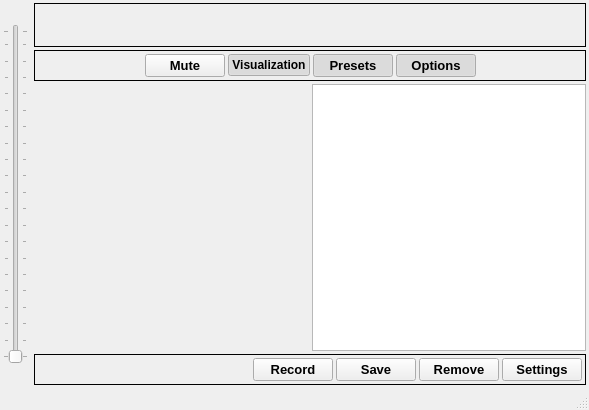
<?xml version="1.0" encoding="UTF-8"?>
<ui version="4.0">
 <class>MainWindow</class>
 <widget class="QMainWindow" name="MainWindow">
  <property name="geometry">
   <rect>
    <x>0</x>
    <y>0</y>
    <width>589</width>
    <height>410</height>
   </rect>
  </property>
  <property name="sizePolicy">
   <sizepolicy hsizetype="Preferred" vsizetype="Preferred">
    <horstretch>0</horstretch>
    <verstretch>0</verstretch>
   </sizepolicy>
  </property>
  <property name="baseSize">
   <size>
    <width>600</width>
    <height>400</height>
   </size>
  </property>
  <property name="windowTitle">
   <string>Finny - the RadioShark2 Manager</string>
  </property>
  <property name="windowIcon">
   <iconset resource="../finny.qrc">
    <normaloff>:/finny/assets/radioshark.png</normaloff>:/finny/assets/radioshark.png</iconset>
  </property>
  <property name="iconSize">
   <size>
    <width>24</width>
    <height>24</height>
   </size>
  </property>
  <property name="animated">
   <bool>true</bool>
  </property>
  <widget class="QWidget" name="centralwidget">
   <property name="sizePolicy">
    <sizepolicy hsizetype="Minimum" vsizetype="Minimum">
     <horstretch>0</horstretch>
     <verstretch>100</verstretch>
    </sizepolicy>
   </property>
   <property name="baseSize">
    <size>
     <width>0</width>
     <height>200</height>
    </size>
   </property>
   <property name="autoFillBackground">
    <bool>true</bool>
   </property>
   <layout class="QVBoxLayout" name="verticalLayout" stretch="0">
    <property name="spacing">
     <number>0</number>
    </property>
    <property name="leftMargin">
     <number>3</number>
    </property>
    <property name="topMargin">
     <number>0</number>
    </property>
    <property name="rightMargin">
     <number>0</number>
    </property>
    <property name="bottomMargin">
     <number>0</number>
    </property>
    <item>
     <widget class="QWidget" name="widget_2" native="true">
      <layout class="QHBoxLayout" name="horizontalLayout_8">
       <property name="spacing">
        <number>3</number>
       </property>
       <property name="margin">
        <number>0</number>
       </property>
       <item>
        <widget class="QWidget" name="widget" native="true">
         <layout class="QHBoxLayout" name="horizontalLayout_3">
          <property name="spacing">
           <number>0</number>
          </property>
          <property name="leftMargin">
           <number>0</number>
          </property>
          <property name="topMargin">
           <number>24</number>
          </property>
          <property name="rightMargin">
           <number>0</number>
          </property>
          <property name="bottomMargin">
           <number>24</number>
          </property>
          <item>
           <widget class="QSlider" name="Volume">
            <property name="font">
             <font>
              <weight>50</weight>
              <bold>false</bold>
             </font>
            </property>
            <property name="singleStep">
             <number>5</number>
            </property>
            <property name="orientation">
             <enum>Qt::Vertical</enum>
            </property>
            <property name="invertedAppearance">
             <bool>false</bool>
            </property>
            <property name="invertedControls">
             <bool>false</bool>
            </property>
            <property name="tickPosition">
             <enum>QSlider::TicksBothSides</enum>
            </property>
           </widget>
          </item>
         </layout>
        </widget>
       </item>
       <item>
        <widget class="QWidget" name="widget_3" native="true">
         <layout class="QVBoxLayout" name="verticalLayout_3">
          <property name="spacing">
           <number>3</number>
          </property>
          <property name="margin">
           <number>3</number>
          </property>
          <item>
           <widget class="QFrame" name="ControlsPanel">
            <property name="sizePolicy">
             <sizepolicy hsizetype="Preferred" vsizetype="Fixed">
              <horstretch>0</horstretch>
              <verstretch>0</verstretch>
             </sizepolicy>
            </property>
            <property name="frameShape">
             <enum>QFrame::Box</enum>
            </property>
            <layout class="QHBoxLayout" name="horizontalLayout_2">
             <property name="spacing">
              <number>3</number>
             </property>
             <property name="margin">
              <number>3</number>
             </property>
             <item>
              <widget class="QPushButton" name="FastUp">
               <property name="sizePolicy">
                <sizepolicy hsizetype="Preferred" vsizetype="Minimum">
                 <horstretch>0</horstretch>
                 <verstretch>0</verstretch>
                </sizepolicy>
               </property>
               <property name="text">
                <string/>
               </property>
               <property name="icon">
                <iconset resource="../finny.qrc">
                 <normaloff>:/finny/assets/fast_left_arrow.png</normaloff>:/finny/assets/fast_left_arrow.png</iconset>
               </property>
               <property name="iconSize">
                <size>
                 <width>56</width>
                 <height>56</height>
                </size>
               </property>
               <property name="autoRepeat">
                <bool>true</bool>
               </property>
               <property name="autoExclusive">
                <bool>true</bool>
               </property>
               <property name="autoRepeatDelay">
                <number>1000</number>
               </property>
               <property name="flat">
                <bool>true</bool>
               </property>
              </widget>
             </item>
             <item>
              <widget class="QPushButton" name="FreqUp">
               <property name="sizePolicy">
                <sizepolicy hsizetype="Fixed" vsizetype="Minimum">
                 <horstretch>0</horstretch>
                 <verstretch>0</verstretch>
                </sizepolicy>
               </property>
               <property name="mouseTracking">
                <bool>true</bool>
               </property>
               <property name="text">
                <string/>
               </property>
               <property name="icon">
                <iconset resource="../finny.qrc">
                 <normaloff>:/finny/assets/left_arrow.png</normaloff>:/finny/assets/left_arrow.png</iconset>
               </property>
               <property name="iconSize">
                <size>
                 <width>56</width>
                 <height>56</height>
                </size>
               </property>
               <property name="autoRepeat">
                <bool>true</bool>
               </property>
               <property name="autoExclusive">
                <bool>true</bool>
               </property>
               <property name="autoRepeatDelay">
                <number>1000</number>
               </property>
               <property name="flat">
                <bool>true</bool>
               </property>
              </widget>
             </item>
             <item>
              <widget class="QPushButton" name="Frequency">
               <property name="sizePolicy">
                <sizepolicy hsizetype="Fixed" vsizetype="Minimum">
                 <horstretch>0</horstretch>
                 <verstretch>0</verstretch>
                </sizepolicy>
               </property>
               <property name="minimumSize">
                <size>
                 <width>150</width>
                 <height>0</height>
                </size>
               </property>
               <property name="maximumSize">
                <size>
                 <width>150</width>
                 <height>16777215</height>
                </size>
               </property>
               <property name="baseSize">
                <size>
                 <width>150</width>
                 <height>75</height>
                </size>
               </property>
               <property name="font">
                <font>
                 <pointsize>18</pointsize>
                 <weight>75</weight>
                 <bold>true</bold>
                </font>
               </property>
               <property name="text">
                <string/>
               </property>
               <property name="flat">
                <bool>true</bool>
               </property>
              </widget>
             </item>
             <item>
              <widget class="QPushButton" name="FreqDown">
               <property name="sizePolicy">
                <sizepolicy hsizetype="Fixed" vsizetype="Minimum">
                 <horstretch>0</horstretch>
                 <verstretch>0</verstretch>
                </sizepolicy>
               </property>
               <property name="layoutDirection">
                <enum>Qt::RightToLeft</enum>
               </property>
               <property name="text">
                <string/>
               </property>
               <property name="icon">
                <iconset resource="../finny.qrc">
                 <normaloff>:/finny/assets/right_arrow.png</normaloff>:/finny/assets/right_arrow.png</iconset>
               </property>
               <property name="iconSize">
                <size>
                 <width>56</width>
                 <height>56</height>
                </size>
               </property>
               <property name="autoRepeat">
                <bool>true</bool>
               </property>
               <property name="autoExclusive">
                <bool>true</bool>
               </property>
               <property name="autoRepeatDelay">
                <number>1000</number>
               </property>
               <property name="flat">
                <bool>true</bool>
               </property>
              </widget>
             </item>
             <item>
              <widget class="QPushButton" name="FastDown">
               <property name="sizePolicy">
                <sizepolicy hsizetype="Preferred" vsizetype="Minimum">
                 <horstretch>0</horstretch>
                 <verstretch>0</verstretch>
                </sizepolicy>
               </property>
               <property name="text">
                <string/>
               </property>
               <property name="icon">
                <iconset resource="../finny.qrc">
                 <normaloff>:/finny/assets/fast_right_arrow.png</normaloff>:/finny/assets/fast_right_arrow.png</iconset>
               </property>
               <property name="iconSize">
                <size>
                 <width>56</width>
                 <height>56</height>
                </size>
               </property>
               <property name="autoRepeat">
                <bool>true</bool>
               </property>
               <property name="autoExclusive">
                <bool>true</bool>
               </property>
               <property name="autoRepeatDelay">
                <number>1000</number>
               </property>
               <property name="flat">
                <bool>true</bool>
               </property>
              </widget>
             </item>
            </layout>
           </widget>
          </item>
          <item>
           <widget class="QFrame" name="ButtonsPanel">
            <property name="sizePolicy">
             <sizepolicy hsizetype="Preferred" vsizetype="Fixed">
              <horstretch>0</horstretch>
              <verstretch>0</verstretch>
             </sizepolicy>
            </property>
            <property name="frameShape">
             <enum>QFrame::Box</enum>
            </property>
            <property name="frameShadow">
             <enum>QFrame::Plain</enum>
            </property>
            <layout class="QHBoxLayout" name="horizontalLayout_4">
             <property name="spacing">
              <number>3</number>
             </property>
             <property name="margin">
              <number>3</number>
             </property>
             <item>
              <spacer name="horizontalSpacer_2">
               <property name="orientation">
                <enum>Qt::Horizontal</enum>
               </property>
               <property name="sizeHint" stdset="0">
                <size>
                 <width>40</width>
                 <height>20</height>
                </size>
               </property>
              </spacer>
             </item>
             <item>
              <widget class="QPushButton" name="Mute">
               <property name="font">
                <font>
                 <pointsize>10</pointsize>
                 <weight>75</weight>
                 <bold>true</bold>
                </font>
               </property>
               <property name="text">
                <string>Mute</string>
               </property>
               <property name="icon">
                <iconset resource="../finny.qrc">
                 <normaloff>:/finny/assets/sound_on.png</normaloff>
                 <activeon>:/finny/assets/sound_off.png</activeon>:/finny/assets/sound_on.png</iconset>
               </property>
               <property name="checkable">
                <bool>true</bool>
               </property>
              </widget>
             </item>
             <item>
              <widget class="QPushButton" name="ShowVisualization">
               <property name="font">
                <font>
                 <weight>75</weight>
                 <bold>true</bold>
                </font>
               </property>
               <property name="text">
                <string>Visualization</string>
               </property>
               <property name="icon">
                <iconset resource="../finny.qrc">
                 <normaloff>:/finny/assets/vizualization.png</normaloff>:/finny/assets/vizualization.png</iconset>
               </property>
               <property name="checkable">
                <bool>true</bool>
               </property>
               <property name="checked">
                <bool>true</bool>
               </property>
              </widget>
             </item>
             <item>
              <widget class="QPushButton" name="ShowPresets">
               <property name="font">
                <font>
                 <pointsize>10</pointsize>
                 <weight>75</weight>
                 <bold>true</bold>
                </font>
               </property>
               <property name="text">
                <string>Presets</string>
               </property>
               <property name="icon">
                <iconset resource="../finny.qrc">
                 <normaloff>:/finny/assets/onebit_39.png</normaloff>:/finny/assets/onebit_39.png</iconset>
               </property>
               <property name="checkable">
                <bool>true</bool>
               </property>
               <property name="checked">
                <bool>true</bool>
               </property>
              </widget>
             </item>
             <item>
              <widget class="QPushButton" name="ShowOptions">
               <property name="font">
                <font>
                 <pointsize>10</pointsize>
                 <weight>75</weight>
                 <bold>true</bold>
                </font>
               </property>
               <property name="text">
                <string>Options</string>
               </property>
               <property name="icon">
                <iconset resource="../finny.qrc">
                 <normaloff>:/finny/assets/onebit_44.png</normaloff>:/finny/assets/onebit_44.png</iconset>
               </property>
               <property name="checkable">
                <bool>true</bool>
               </property>
               <property name="checked">
                <bool>true</bool>
               </property>
              </widget>
             </item>
             <item>
              <spacer name="horizontalSpacer">
               <property name="orientation">
                <enum>Qt::Horizontal</enum>
               </property>
               <property name="sizeHint" stdset="0">
                <size>
                 <width>40</width>
                 <height>20</height>
                </size>
               </property>
              </spacer>
             </item>
            </layout>
           </widget>
          </item>
          <item>
           <widget class="QWidget" name="DisplayWidget" native="true">
            <property name="sizePolicy">
             <sizepolicy hsizetype="Preferred" vsizetype="Minimum">
              <horstretch>0</horstretch>
              <verstretch>0</verstretch>
             </sizepolicy>
            </property>
            <layout class="QHBoxLayout" name="horizontalLayout">
             <property name="spacing">
              <number>3</number>
             </property>
             <property name="margin">
              <number>0</number>
             </property>
             <item>
              <widget class="QWidget" name="Visualization" native="true"/>
             </item>
             <item>
              <widget class="QListView" name="Presets">
               <property name="sizePolicy">
                <sizepolicy hsizetype="Preferred" vsizetype="Preferred">
                 <horstretch>0</horstretch>
                 <verstretch>0</verstretch>
                </sizepolicy>
               </property>
               <property name="maximumSize">
                <size>
                 <width>16777215</width>
                 <height>16777215</height>
                </size>
               </property>
               <property name="font">
                <font>
                 <pointsize>14</pointsize>
                </font>
               </property>
               <property name="horizontalScrollBarPolicy">
                <enum>Qt::ScrollBarAlwaysOff</enum>
               </property>
               <property name="alternatingRowColors">
                <bool>true</bool>
               </property>
              </widget>
             </item>
            </layout>
           </widget>
          </item>
          <item>
           <widget class="QFrame" name="Options">
            <property name="sizePolicy">
             <sizepolicy hsizetype="Preferred" vsizetype="Maximum">
              <horstretch>0</horstretch>
              <verstretch>0</verstretch>
             </sizepolicy>
            </property>
            <property name="frameShape">
             <enum>QFrame::Box</enum>
            </property>
            <layout class="QHBoxLayout" name="horizontalLayout_5">
             <property name="spacing">
              <number>3</number>
             </property>
             <property name="margin">
              <number>3</number>
             </property>
             <item>
              <widget class="QLabel" name="ERRORS">
               <property name="text">
                <string/>
               </property>
              </widget>
             </item>
             <item>
              <spacer name="horizontalSpacer_5">
               <property name="orientation">
                <enum>Qt::Horizontal</enum>
               </property>
               <property name="sizeHint" stdset="0">
                <size>
                 <width>40</width>
                 <height>20</height>
                </size>
               </property>
              </spacer>
             </item>
             <item>
              <widget class="QPushButton" name="Record">
               <property name="font">
                <font>
                 <pointsize>10</pointsize>
                 <weight>75</weight>
                 <bold>true</bold>
                </font>
               </property>
               <property name="text">
                <string>Record</string>
               </property>
               <property name="icon">
                <iconset resource="../finny.qrc">
                 <normaloff>:/finny/assets/onebit_12.png</normaloff>:/finny/assets/onebit_12.png</iconset>
               </property>
               <property name="checkable">
                <bool>true</bool>
               </property>
              </widget>
             </item>
             <item>
              <widget class="QPushButton" name="SavePreset">
               <property name="font">
                <font>
                 <pointsize>10</pointsize>
                 <weight>75</weight>
                 <bold>true</bold>
                </font>
               </property>
               <property name="text">
                <string>Save</string>
               </property>
               <property name="icon">
                <iconset resource="../finny.qrc">
                 <normaloff>:/finny/assets/onebit_34.png</normaloff>:/finny/assets/onebit_34.png</iconset>
               </property>
              </widget>
             </item>
             <item>
              <widget class="QPushButton" name="RemovePreset">
               <property name="font">
                <font>
                 <pointsize>10</pointsize>
                 <weight>75</weight>
                 <bold>true</bold>
                </font>
               </property>
               <property name="text">
                <string>Remove</string>
               </property>
               <property name="icon">
                <iconset resource="../finny.qrc">
                 <normaloff>:/finny/assets/onebit_33.png</normaloff>:/finny/assets/onebit_33.png</iconset>
               </property>
              </widget>
             </item>
             <item>
              <widget class="QPushButton" name="Settings">
               <property name="font">
                <font>
                 <pointsize>10</pointsize>
                 <weight>75</weight>
                 <bold>true</bold>
                </font>
               </property>
               <property name="text">
                <string>Settings</string>
               </property>
               <property name="icon">
                <iconset resource="../finny.qrc">
                 <normaloff>:/finny/assets/settings.png</normaloff>:/finny/assets/settings.png</iconset>
               </property>
              </widget>
             </item>
            </layout>
           </widget>
          </item>
         </layout>
        </widget>
       </item>
      </layout>
     </widget>
    </item>
   </layout>
  </widget>
  <widget class="QStatusBar" name="statusbar">
   <property name="sizePolicy">
    <sizepolicy hsizetype="Preferred" vsizetype="Minimum">
     <horstretch>0</horstretch>
     <verstretch>0</verstretch>
    </sizepolicy>
   </property>
  </widget>
  <action name="actionStart_Recording">
   <property name="text">
    <string>Start Recording</string>
   </property>
  </action>
  <action name="actionStop_Recording">
   <property name="text">
    <string>Stop Recording</string>
   </property>
  </action>
  <action name="actionSettings">
   <property name="text">
    <string>Settings</string>
   </property>
  </action>
  <action name="actionAbout">
   <property name="text">
    <string>About</string>
   </property>
  </action>
 </widget>
 <resources>
  <include location="../finny.qrc"/>
 </resources>
 <connections>
  <connection>
   <sender>FreqUp</sender>
   <signal>pressed()</signal>
   <receiver>MainWindow</receiver>
   <slot>OnFreqUp()</slot>
   <hints>
    <hint type="sourcelabel">
     <x>165</x>
     <y>92</y>
    </hint>
    <hint type="destinationlabel">
     <x>408</x>
     <y>231</y>
    </hint>
   </hints>
  </connection>
  <connection>
   <sender>FreqDown</sender>
   <signal>pressed()</signal>
   <receiver>MainWindow</receiver>
   <slot>OnFreqDown()</slot>
   <hints>
    <hint type="sourcelabel">
     <x>370</x>
     <y>92</y>
    </hint>
    <hint type="destinationlabel">
     <x>408</x>
     <y>231</y>
    </hint>
   </hints>
  </connection>
  <connection>
   <sender>Mute</sender>
   <signal>toggled(bool)</signal>
   <receiver>Volume</receiver>
   <slot>setDisabled(bool)</slot>
   <hints>
    <hint type="sourcelabel">
     <x>401</x>
     <y>130</y>
    </hint>
    <hint type="destinationlabel">
     <x>497</x>
     <y>277</y>
    </hint>
   </hints>
  </connection>
  <connection>
   <sender>Volume</sender>
   <signal>valueChanged(int)</signal>
   <receiver>MainWindow</receiver>
   <slot>OnVolume(int)</slot>
   <hints>
    <hint type="sourcelabel">
     <x>492</x>
     <y>277</y>
    </hint>
    <hint type="destinationlabel">
     <x>411</x>
     <y>238</y>
    </hint>
   </hints>
  </connection>
  <connection>
   <sender>Mute</sender>
   <signal>toggled(bool)</signal>
   <receiver>MainWindow</receiver>
   <slot>OnMute(bool)</slot>
   <hints>
    <hint type="sourcelabel">
     <x>401</x>
     <y>130</y>
    </hint>
    <hint type="destinationlabel">
     <x>411</x>
     <y>238</y>
    </hint>
   </hints>
  </connection>
  <connection>
   <sender>Presets</sender>
   <signal>clicked(QModelIndex)</signal>
   <receiver>MainWindow</receiver>
   <slot>OnPreset(QModelIndex)</slot>
   <hints>
    <hint type="sourcelabel">
     <x>250</x>
     <y>236</y>
    </hint>
    <hint type="destinationlabel">
     <x>267</x>
     <y>195</y>
    </hint>
   </hints>
  </connection>
  <connection>
   <sender>FastUp</sender>
   <signal>pressed()</signal>
   <receiver>MainWindow</receiver>
   <slot>OnFastUp()</slot>
   <hints>
    <hint type="sourcelabel">
     <x>117</x>
     <y>73</y>
    </hint>
    <hint type="destinationlabel">
     <x>293</x>
     <y>205</y>
    </hint>
   </hints>
  </connection>
  <connection>
   <sender>FastDown</sender>
   <signal>pressed()</signal>
   <receiver>MainWindow</receiver>
   <slot>OnFastDown()</slot>
   <hints>
    <hint type="sourcelabel">
     <x>506</x>
     <y>73</y>
    </hint>
    <hint type="destinationlabel">
     <x>293</x>
     <y>205</y>
    </hint>
   </hints>
  </connection>
  <connection>
   <sender>Frequency</sender>
   <signal>pressed()</signal>
   <receiver>MainWindow</receiver>
   <slot>OnBandChange()</slot>
   <hints>
    <hint type="sourcelabel">
     <x>321</x>
     <y>49</y>
    </hint>
    <hint type="destinationlabel">
     <x>304</x>
     <y>175</y>
    </hint>
   </hints>
  </connection>
  <connection>
   <sender>ShowPresets</sender>
   <signal>toggled(bool)</signal>
   <receiver>Presets</receiver>
   <slot>setVisible(bool)</slot>
   <hints>
    <hint type="sourcelabel">
     <x>382</x>
     <y>117</y>
    </hint>
    <hint type="destinationlabel">
     <x>461</x>
     <y>213</y>
    </hint>
   </hints>
  </connection>
  <connection>
   <sender>ShowVisualization</sender>
   <signal>toggled(bool)</signal>
   <receiver>Visualization</receiver>
   <slot>setVisible(bool)</slot>
   <hints>
    <hint type="sourcelabel">
     <x>242</x>
     <y>112</y>
    </hint>
    <hint type="destinationlabel">
     <x>177</x>
     <y>241</y>
    </hint>
   </hints>
  </connection>
  <connection>
   <sender>ShowOptions</sender>
   <signal>toggled(bool)</signal>
   <receiver>Options</receiver>
   <slot>setVisible(bool)</slot>
   <hints>
    <hint type="sourcelabel">
     <x>479</x>
     <y>112</y>
    </hint>
    <hint type="destinationlabel">
     <x>311</x>
     <y>362</y>
    </hint>
   </hints>
  </connection>
 </connections>
 <slots>
  <slot>OnFreqUp()</slot>
  <slot>OnFreqDown()</slot>
  <slot>OnFM()</slot>
  <slot>OnAM()</slot>
  <slot>OnVolume(int)</slot>
  <slot>OnMute(bool)</slot>
  <slot>OnRecord(bool)</slot>
  <slot>OnFMAM(bool)</slot>
  <slot>OnSavePreset()</slot>
  <slot>OnPreset(QModelIndex)</slot>
  <slot>OnSettings()</slot>
  <slot>OnFastUp()</slot>
  <slot>OnFastDown()</slot>
  <slot>OnRemovePreset()</slot>
  <slot>OnBandChange()</slot>
 </slots>
</ui>
